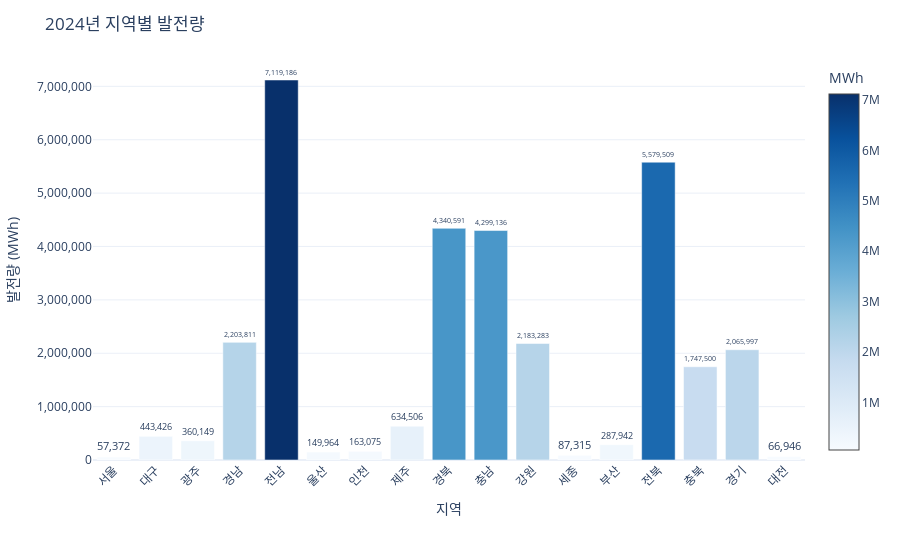
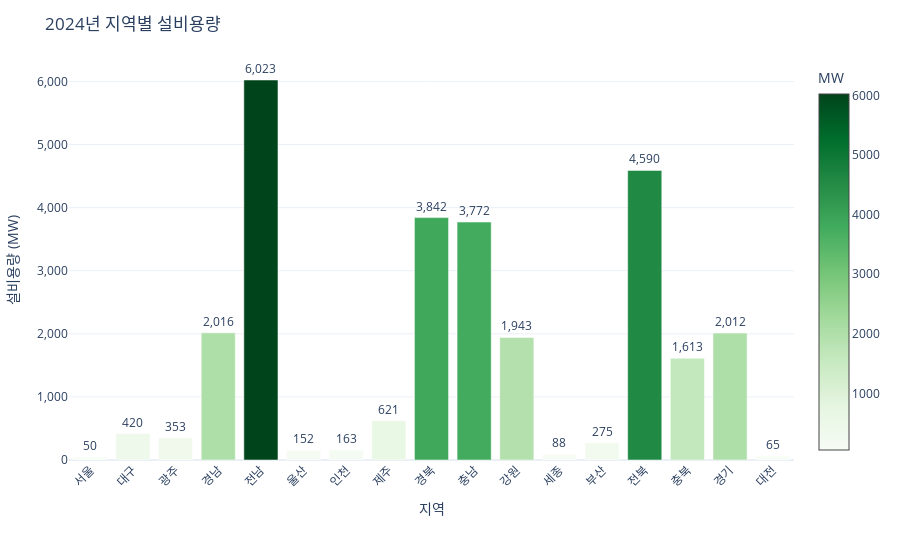

The notebook cell saved with these charts, in order:
### Code cell
import pandas as pd
import plotly.graph_objects as go

# 데이터 로드
df = pd.read_excel("dataset/일사량합친데이터.xlsx")

# 2024년만 선택
df_2024 = df[df["연도"] == 2024].copy()

# 발전량 그래프
fig_gen = go.Figure()
fig_gen.add_trace(go.Bar(
    x=df_2024["지역"],
    y=df_2024["발전량(MWh)"],
    text=[f"{v:,.0f}" for v in df_2024["발전량(MWh)"]],
    textposition="outside",
    marker=dict(
        color=df_2024["발전량(MWh)"],
        colorscale="Blues",
        showscale=True,
        colorbar=dict(title="MWh")
    ),
    hovertemplate="<b>%{x}</b><br>발전량: %{y:,.0f} MWh<extra></extra>"
))
fig_gen.update_layout(
    title="2024년 지역별 발전량",
    xaxis_title="지역",
    yaxis_title="발전량 (MWh)",
    template="plotly_white",
    margin=dict(l=40, r=40, t=60, b=100)
)
fig_gen.update_xaxes(tickangle=-45)
fig_gen.update_yaxes(tickformat=",.0f")

# 설비용량 그래프
fig_cap = go.Figure()
fig_cap.add_trace(go.Bar(
    x=df_2024["지역"],
    y=df_2024["설비용량(MW)"],
    text=[f"{v:,.0f}" for v in df_2024["설비용량(MW)"]],
    textposition="outside",
    marker=dict(
        color=df_2024["설비용량(MW)"],
        colorscale="Greens",
        showscale=True,
        colorbar=dict(title="MW")
    ),
    hovertemplate="<b>%{x}</b><br>설비용량: %{y:,.0f} MW<extra></extra>"
))
fig_cap.update_layout(
    title="2024년 지역별 설비용량",
    xaxis_title="지역",
    yaxis_title="설비용량 (MW)",
    template="plotly_white",
    margin=dict(l=40, r=40, t=60, b=100)
)
fig_cap.update_xaxes(tickangle=-45)
fig_cap.update_yaxes(tickformat=",.0f")

# 결과 출력
fig_gen.show()
fig_cap.show()

### Figure 1 — Plotly figure (JSON) as saved in the notebook; plotly's stock layout.template omitted (floating-point values rounded to 4 significant figures)
{"data": [{"hovertemplate": "<b>%{x}</b><br>발전량: %{y:,.0f} MWh<extra></extra>", "marker": {"color": [57372, 443426, 360149, 2203811, 7119186, 149964, 163075, 634506, 4340591, 4299136, 2183283, 87315, 287942, 5579509, 1747500, 2065997, 66946], "colorbar": {"title": {"text": "MWh"}}, "colorscale": [[0, "rgb(247,251,255)"], [0.125, "rgb(222,235,247)"], [0.25, "rgb(198,219,239)"], [0.375, "rgb(158,202,225)"], [0.5, "rgb(107,174,214)"], [0.625, "rgb(66,146,198)"], [0.75, "rgb(33,113,181)"], [0.875, "rgb(8,81,156)"], [1, "rgb(8,48,107)"]], "showscale": true}, "text": ["57,372", "443,426", "360,149", "2,203,811", "7,119,186", "149,964", "163,075", "634,506", "4,340,591", "4,299,136", "2,183,283", "87,315", "287,942", "5,579,509", "1,747,500", "2,065,997", "66,946"], "textposition": "outside", "type": "bar", "x": ["서울", "대구", "광주", "경남", "전남", "울산", "인천", "제주", "경북", "충남", "강원", "세종", "부산", "전북", "충북", "경기", "대전"], "y": [57372, 443426, 360149, 2203811, 7119186, 149964, 163075, 634506, 4340591, 4299136, 2183283, 87315, 287942, 5579509, 1747500, 2065997, 66946]}], "layout": {"margin": {"b": 100, "l": 40, "r": 40, "t": 60}, "title": {"text": "2024년 지역별 발전량"}, "xaxis": {"tickangle": -45, "title": {"text": "지역"}}, "yaxis": {"tickformat": ",.0f", "title": {"text": "발전량 (MWh)"}}}}

### Figure 2 — Plotly figure (JSON) as saved in the notebook; plotly's stock layout.template omitted (floating-point values rounded to 4 significant figures)
{"data": [{"hovertemplate": "<b>%{x}</b><br>설비용량: %{y:,.0f} MW<extra></extra>", "marker": {"color": [50, 420, 353, 2016, 6023, 152, 163, 621, 3842, 3772, 1943, 88, 275, 4590, 1613, 2012, 65], "colorbar": {"title": {"text": "MW"}}, "colorscale": [[0, "rgb(247,252,245)"], [0.125, "rgb(229,245,224)"], [0.25, "rgb(199,233,192)"], [0.375, "rgb(161,217,155)"], [0.5, "rgb(116,196,118)"], [0.625, "rgb(65,171,93)"], [0.75, "rgb(35,139,69)"], [0.875, "rgb(0,109,44)"], [1, "rgb(0,68,27)"]], "showscale": true}, "text": ["50", "420", "353", "2,016", "6,023", "152", "163", "621", "3,842", "3,772", "1,943", "88", "275", "4,590", "1,613", "2,012", "65"], "textposition": "outside", "type": "bar", "x": ["서울", "대구", "광주", "경남", "전남", "울산", "인천", "제주", "경북", "충남", "강원", "세종", "부산", "전북", "충북", "경기", "대전"], "y": [50, 420, 353, 2016, 6023, 152, 163, 621, 3842, 3772, 1943, 88, 275, 4590, 1613, 2012, 65]}], "layout": {"margin": {"b": 100, "l": 40, "r": 40, "t": 60}, "title": {"text": "2024년 지역별 설비용량"}, "xaxis": {"tickangle": -45, "title": {"text": "지역"}}, "yaxis": {"tickformat": ",.0f", "title": {"text": "설비용량 (MW)"}}}}
